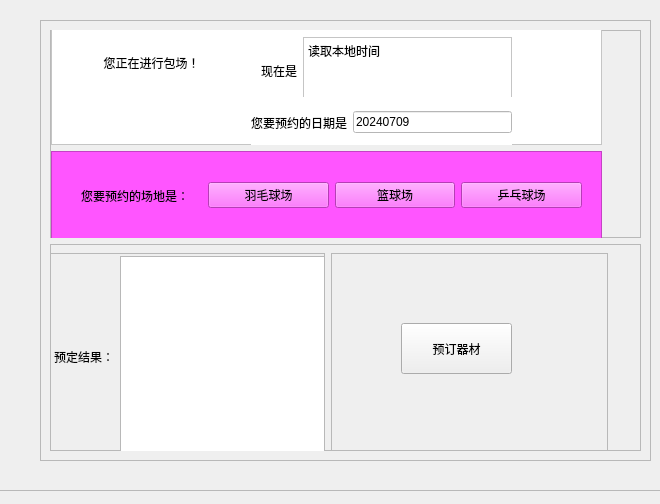
<?xml version="1.0" encoding="UTF-8"?>
<ui version="4.0">
 <class>allDialog</class>
 <widget class="QDialog" name="allDialog">
  <property name="geometry">
   <rect>
    <x>0</x>
    <y>0</y>
    <width>660</width>
    <height>504</height>
   </rect>
  </property>
  <property name="windowTitle">
   <string>Dialog</string>
  </property>
  <widget class="QFrame" name="frame">
   <property name="geometry">
    <rect>
     <x>-30</x>
     <y>-60</y>
     <width>701</width>
     <height>551</height>
    </rect>
   </property>
   <property name="sizePolicy">
    <sizepolicy hsizetype="Expanding" vsizetype="Expanding">
     <horstretch>0</horstretch>
     <verstretch>0</verstretch>
    </sizepolicy>
   </property>
   <property name="frameShape">
    <enum>QFrame::StyledPanel</enum>
   </property>
   <property name="frameShadow">
    <enum>QFrame::Raised</enum>
   </property>
   <widget class="QFrame" name="frame_2">
    <property name="geometry">
     <rect>
      <x>70</x>
      <y>80</y>
      <width>611</width>
      <height>441</height>
     </rect>
    </property>
    <property name="sizePolicy">
     <sizepolicy hsizetype="Expanding" vsizetype="Expanding">
      <horstretch>0</horstretch>
      <verstretch>0</verstretch>
     </sizepolicy>
    </property>
    <property name="styleSheet">
     <string notr="true"/>
    </property>
    <property name="frameShape">
     <enum>QFrame::StyledPanel</enum>
    </property>
    <property name="frameShadow">
     <enum>QFrame::Raised</enum>
    </property>
    <layout class="QVBoxLayout" name="verticalLayout">
     <item>
      <widget class="QFrame" name="frame_3">
       <property name="sizePolicy">
        <sizepolicy hsizetype="Expanding" vsizetype="Expanding">
         <horstretch>0</horstretch>
         <verstretch>0</verstretch>
        </sizepolicy>
       </property>
       <property name="frameShape">
        <enum>QFrame::StyledPanel</enum>
       </property>
       <property name="frameShadow">
        <enum>QFrame::Raised</enum>
       </property>
       <widget class="QWidget" name="layoutWidget">
        <property name="geometry">
         <rect>
          <x>1</x>
          <y>-3</y>
          <width>551</width>
          <height>241</height>
         </rect>
        </property>
        <layout class="QVBoxLayout" name="verticalLayout_2">
         <item>
          <widget class="QFrame" name="frame_6">
           <property name="sizePolicy">
            <sizepolicy hsizetype="Expanding" vsizetype="Expanding">
             <horstretch>0</horstretch>
             <verstretch>0</verstretch>
            </sizepolicy>
           </property>
           <property name="styleSheet">
            <string notr="true">background-color:rgb(255, 255, 255)</string>
           </property>
           <property name="frameShape">
            <enum>QFrame::StyledPanel</enum>
           </property>
           <property name="frameShadow">
            <enum>QFrame::Raised</enum>
           </property>
           <widget class="QPushButton" name="pushButton">
            <property name="geometry">
             <rect>
              <x>10</x>
              <y>20</y>
              <width>181</width>
              <height>31</height>
             </rect>
            </property>
            <property name="styleSheet">
             <string notr="true">border:none;
font: 10pt &quot;幼圆&quot;;</string>
            </property>
            <property name="text">
             <string>您正在进行包场！</string>
            </property>
           </widget>
           <widget class="QWidget" name="layoutWidget_2">
            <property name="geometry">
             <rect>
              <x>210</x>
              <y>10</y>
              <width>251</width>
              <height>67</height>
             </rect>
            </property>
            <layout class="QHBoxLayout" name="horizontalLayout_3">
             <item>
              <widget class="QLabel" name="label_2">
               <property name="text">
                <string>现在是</string>
               </property>
              </widget>
             </item>
             <item>
              <widget class="QTextEdit" name="textEdit_2">
               <property name="html">
                <string>&lt;!DOCTYPE HTML PUBLIC &quot;-//W3C//DTD HTML 4.0//EN&quot; &quot;http://www.w3.org/TR/REC-html40/strict.dtd&quot;&gt;
&lt;html&gt;&lt;head&gt;&lt;meta name=&quot;qrichtext&quot; content=&quot;1&quot; /&gt;&lt;style type=&quot;text/css&quot;&gt;
p, li { white-space: pre-wrap; }
&lt;/style&gt;&lt;/head&gt;&lt;body style=&quot; font-family:'SimSun'; font-size:9pt; font-weight:400; font-style:normal;&quot;&gt;
&lt;p style=&quot; margin-top:0px; margin-bottom:0px; margin-left:0px; margin-right:0px; -qt-block-indent:0; text-indent:0px;&quot;&gt;读取本地时间&lt;/p&gt;&lt;/body&gt;&lt;/html&gt;</string>
               </property>
              </widget>
             </item>
            </layout>
           </widget>
           <widget class="QWidget" name="layoutWidget_3">
            <property name="geometry">
             <rect>
              <x>200</x>
              <y>70</y>
              <width>261</width>
              <height>51</height>
             </rect>
            </property>
            <layout class="QHBoxLayout" name="horizontalLayout_4">
             <item>
              <widget class="QLabel" name="label_3">
               <property name="styleSheet">
                <string notr="true">border:black;</string>
               </property>
               <property name="text">
                <string>您要预约的日期是</string>
               </property>
              </widget>
             </item>
             <item>
              <widget class="QLineEdit" name="lineEdit">
               <property name="text">
                <string>20240709</string>
               </property>
              </widget>
             </item>
            </layout>
           </widget>
          </widget>
         </item>
         <item>
          <widget class="QFrame" name="frame_7">
           <property name="sizePolicy">
            <sizepolicy hsizetype="Expanding" vsizetype="Expanding">
             <horstretch>0</horstretch>
             <verstretch>0</verstretch>
            </sizepolicy>
           </property>
           <property name="styleSheet">
            <string notr="true">background-color:rgb(255, 85, 255)</string>
           </property>
           <property name="frameShape">
            <enum>QFrame::StyledPanel</enum>
           </property>
           <property name="frameShadow">
            <enum>QFrame::Raised</enum>
           </property>
           <widget class="QWidget" name="layoutWidget_4">
            <property name="geometry">
             <rect>
              <x>30</x>
              <y>4</y>
              <width>501</width>
              <height>81</height>
             </rect>
            </property>
            <layout class="QHBoxLayout" name="horizontalLayout_5">
             <item>
              <widget class="QLabel" name="label_4">
               <property name="text">
                <string>您要预约的场地是：</string>
               </property>
              </widget>
             </item>
             <item>
              <widget class="QPushButton" name="pushButton_2">
               <property name="text">
                <string>羽毛球场</string>
               </property>
              </widget>
             </item>
             <item>
              <widget class="QPushButton" name="pushButton_3">
               <property name="text">
                <string>篮球场</string>
               </property>
              </widget>
             </item>
             <item>
              <widget class="QPushButton" name="pushButton_4">
               <property name="text">
                <string>乒乓球场</string>
               </property>
              </widget>
             </item>
            </layout>
           </widget>
          </widget>
         </item>
        </layout>
       </widget>
      </widget>
     </item>
     <item>
      <widget class="QFrame" name="frame_4">
       <property name="sizePolicy">
        <sizepolicy hsizetype="Expanding" vsizetype="Expanding">
         <horstretch>0</horstretch>
         <verstretch>0</verstretch>
        </sizepolicy>
       </property>
       <property name="frameShape">
        <enum>QFrame::StyledPanel</enum>
       </property>
       <property name="frameShadow">
        <enum>QFrame::Raised</enum>
       </property>
       <widget class="QWidget" name="layoutWidget_5">
        <property name="geometry">
         <rect>
          <x>-3</x>
          <y>9</y>
          <width>561</width>
          <height>221</height>
         </rect>
        </property>
        <layout class="QHBoxLayout" name="horizontalLayout">
         <item>
          <widget class="QFrame" name="frame_5">
           <property name="sizePolicy">
            <sizepolicy hsizetype="Expanding" vsizetype="Expanding">
             <horstretch>0</horstretch>
             <verstretch>0</verstretch>
            </sizepolicy>
           </property>
           <property name="frameShape">
            <enum>QFrame::StyledPanel</enum>
           </property>
           <property name="frameShadow">
            <enum>QFrame::Raised</enum>
           </property>
           <widget class="QWidget" name="layoutWidget_6">
            <property name="geometry">
             <rect>
              <x>7</x>
              <y>3</y>
              <width>271</width>
              <height>201</height>
             </rect>
            </property>
            <layout class="QHBoxLayout" name="horizontalLayout_2">
             <item>
              <widget class="QLabel" name="label">
               <property name="text">
                <string>预定结果：</string>
               </property>
              </widget>
             </item>
             <item>
              <widget class="QTextEdit" name="textEdit">
               <property name="html">
                <string>&lt;!DOCTYPE HTML PUBLIC &quot;-//W3C//DTD HTML 4.0//EN&quot; &quot;http://www.w3.org/TR/REC-html40/strict.dtd&quot;&gt;
&lt;html&gt;&lt;head&gt;&lt;meta name=&quot;qrichtext&quot; content=&quot;1&quot; /&gt;&lt;style type=&quot;text/css&quot;&gt;
p, li { white-space: pre-wrap; }
&lt;/style&gt;&lt;/head&gt;&lt;body style=&quot; font-family:'SimSun'; font-size:9pt; font-weight:400; font-style:normal;&quot;&gt;
&lt;p style=&quot;-qt-paragraph-type:empty; margin-top:0px; margin-bottom:0px; margin-left:0px; margin-right:0px; -qt-block-indent:0; text-indent:0px;&quot;&gt;&lt;br /&gt;&lt;/p&gt;&lt;/body&gt;&lt;/html&gt;</string>
               </property>
              </widget>
             </item>
            </layout>
           </widget>
          </widget>
         </item>
         <item>
          <widget class="QFrame" name="frame_8">
           <property name="sizePolicy">
            <sizepolicy hsizetype="Expanding" vsizetype="Expanding">
             <horstretch>0</horstretch>
             <verstretch>0</verstretch>
            </sizepolicy>
           </property>
           <property name="frameShape">
            <enum>QFrame::StyledPanel</enum>
           </property>
           <property name="frameShadow">
            <enum>QFrame::Raised</enum>
           </property>
           <widget class="QPushButton" name="pushButton_5">
            <property name="geometry">
             <rect>
              <x>70</x>
              <y>70</y>
              <width>111</width>
              <height>51</height>
             </rect>
            </property>
            <property name="text">
             <string>预订器材</string>
            </property>
           </widget>
          </widget>
         </item>
        </layout>
       </widget>
      </widget>
     </item>
    </layout>
   </widget>
  </widget>
 </widget>
 <resources/>
 <connections/>
</ui>
